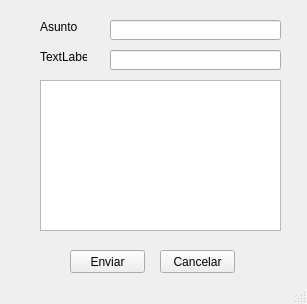
<?xml version="1.0" encoding="UTF-8"?>
<ui version="4.0">
 <class>MainWindow</class>
 <widget class="QMainWindow" name="MainWindow">
  <property name="geometry">
   <rect>
    <x>0</x>
    <y>0</y>
    <width>307</width>
    <height>304</height>
   </rect>
  </property>
  <property name="windowTitle">
   <string>MainWindow</string>
  </property>
  <widget class="QWidget" name="centralwidget">
   <widget class="QPushButton" name="pushButton">
    <property name="geometry">
     <rect>
      <x>70</x>
      <y>250</y>
      <width>75</width>
      <height>23</height>
     </rect>
    </property>
    <property name="text">
     <string>Enviar</string>
    </property>
   </widget>
   <widget class="QPushButton" name="pushButton_2">
    <property name="geometry">
     <rect>
      <x>160</x>
      <y>250</y>
      <width>75</width>
      <height>23</height>
     </rect>
    </property>
    <property name="text">
     <string>Cancelar</string>
    </property>
   </widget>
   <widget class="QLabel" name="label">
    <property name="geometry">
     <rect>
      <x>40</x>
      <y>20</y>
      <width>47</width>
      <height>13</height>
     </rect>
    </property>
    <property name="text">
     <string>Asunto</string>
    </property>
   </widget>
   <widget class="QLineEdit" name="lineEdit">
    <property name="geometry">
     <rect>
      <x>110</x>
      <y>20</y>
      <width>171</width>
      <height>20</height>
     </rect>
    </property>
   </widget>
   <widget class="QPlainTextEdit" name="plainTextEdit">
    <property name="geometry">
     <rect>
      <x>40</x>
      <y>80</y>
      <width>241</width>
      <height>151</height>
     </rect>
    </property>
   </widget>
   <widget class="QLineEdit" name="lineEdit_2">
    <property name="geometry">
     <rect>
      <x>110</x>
      <y>50</y>
      <width>171</width>
      <height>20</height>
     </rect>
    </property>
   </widget>
   <widget class="QLabel" name="label_2">
    <property name="geometry">
     <rect>
      <x>40</x>
      <y>50</y>
      <width>47</width>
      <height>13</height>
     </rect>
    </property>
    <property name="text">
     <string>TextLabel</string>
    </property>
   </widget>
  </widget>
  <widget class="QStatusBar" name="statusbar"/>
 </widget>
 <resources/>
 <connections/>
</ui>
